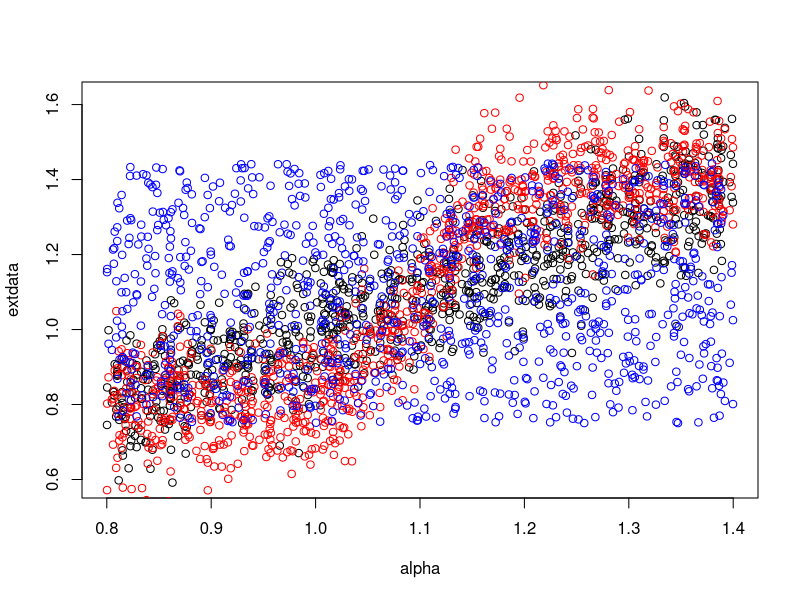

This figure's R source:
# 11/11/24      Michael Nunez  Robustness test when true relationship is sigmoidal
# 12/11/24      Michael Nunez  Robustness test 2 without true relationship
alpha = runif(1000, 0.8, 1.4)
extdata = alpha + rnorm(length(alpha),0, 0.1)
extdata2 = 0.6/(1+exp(-32*(alpha-1.1))) + 0.8 + rnorm(length(alpha),0,0.1)

var(extdata) # Should be 0.04
var(extdata2)

unif_a = 0.75
unif_b = unif_a + sqrt(0.48)
unif_var = (1/12)*(unif_b-unif_a)^2
unif_sd = sqrt(unif_var)
extdata3 = runif(length(alpha), unif_a, unif_b)

x11()
plot(alpha, extdata)
lines(alpha, extdata2,type='p',col='red')
lines(alpha, extdata3,type='p',col='blue')
